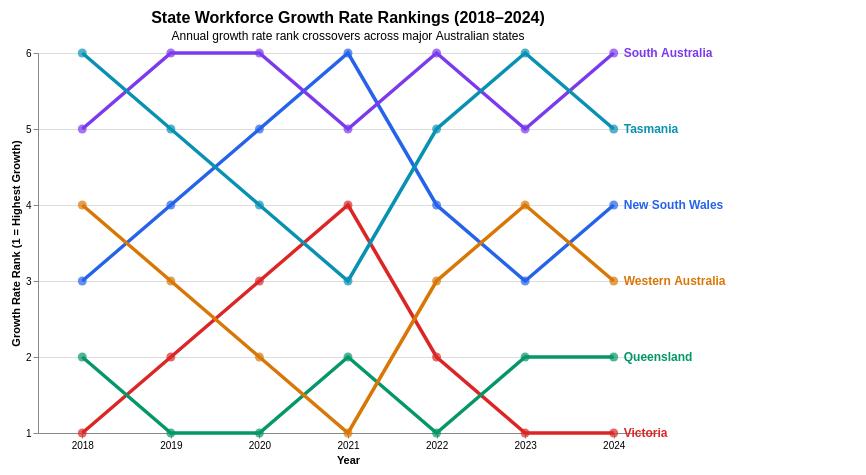

Write the Vega-Lite specification saved for this chart.
### Vega-Lite specification from a JSON file in a GitHub repository (floating-point values rounded to 4 significant figures)
{"$schema": "https://vega.github.io/schema/vega-lite/v5.json", "title": {"text": "State Workforce Growth Rate Rankings (2018–2024)", "subtitle": "Annual growth rate rank crossovers across major Australian states", "fontSize": 16, "subtitleFontSize": 12, "subtitlePadding": 5}, "width": 620, "height": 380, "padding": {"top": 10, "left": 10, "bottom": 10, "right": 140}, "data": {"values": [{"year": "2018", "state": "Victoria", "count": 172100, "rank": 1}, {"year": "2018", "state": "Queensland", "count": 122400, "rank": 2}, {"year": "2018", "state": "New South Wales", "count": 182100, "rank": 3}, {"year": "2018", "state": "Western Australia", "count": 61100, "rank": 4}, {"year": "2018", "state": "South Australia", "count": 47200, "rank": 5}, {"year": "2018", "state": "Tasmania", "count": 15800, "rank": 6}, {"year": "2019", "state": "Queensland", "count": 128900, "rank": 1}, {"year": "2019", "state": "Victoria", "count": 178400, "rank": 2}, {"year": "2019", "state": "Western Australia", "count": 64800, "rank": 3}, {"year": "2019", "state": "New South Wales", "count": 188200, "rank": 4}, {"year": "2019", "state": "Tasmania", "count": 16900, "rank": 5}, {"year": "2019", "state": "South Australia", "count": 49300, "rank": 6}, {"year": "2020", "state": "Queensland", "count": 138900, "rank": 1}, {"year": "2020", "state": "Western Australia", "count": 69800, "rank": 2}, {"year": "2020", "state": "Victoria", "count": 181400, "rank": 3}, {"year": "2020", "state": "Tasmania", "count": 18200, "rank": 4}, {"year": "2020", "state": "New South Wales", "count": 195200, "rank": 5}, {"year": "2020", "state": "South Australia", "count": 52300, "rank": 6}, {"year": "2021", "state": "Western Australia", "count": 73200, "rank": 1}, {"year": "2021", "state": "Queensland", "count": 145100, "rank": 2}, {"year": "2021", "state": "Tasmania", "count": 19100, "rank": 3}, {"year": "2021", "state": "Victoria", "count": 188900, "rank": 4}, {"year": "2021", "state": "South Australia", "count": 54800, "rank": 5}, {"year": "2021", "state": "New South Wales", "count": 201400, "rank": 6}, {"year": "2022", "state": "Queensland", "count": 151200, "rank": 1}, {"year": "2022", "state": "Victoria", "count": 196800, "rank": 2}, {"year": "2022", "state": "Western Australia", "count": 75900, "rank": 3}, {"year": "2022", "state": "New South Wales", "count": 209100, "rank": 4}, {"year": "2022", "state": "Tasmania", "count": 19900, "rank": 5}, {"year": "2022", "state": "South Australia", "count": 57100, "rank": 6}, {"year": "2023", "state": "Victoria", "count": 202400, "rank": 1}, {"year": "2023", "state": "Queensland", "count": 156200, "rank": 2}, {"year": "2023", "state": "New South Wales", "count": 216800, "rank": 3}, {"year": "2023", "state": "Western Australia", "count": 77800, "rank": 4}, {"year": "2023", "state": "South Australia", "count": 58900, "rank": 5}, {"year": "2023", "state": "Tasmania", "count": 20800, "rank": 6}, {"year": "2024", "state": "Victoria", "count": 208352, "rank": 1}, {"year": "2024", "state": "Queensland", "count": 160735, "rank": 2}, {"year": "2024", "state": "Western Australia", "count": 79858, "rank": 3}, {"year": "2024", "state": "New South Wales", "count": 224228, "rank": 4}, {"year": "2024", "state": "Tasmania", "count": 21445, "rank": 5}, {"year": "2024", "state": "South Australia", "count": 60601, "rank": 6}]}, "layer": [{"mark": {"type": "line", "strokeWidth": 3.5, "interpolate": "linear"}, "encoding": {"x": {"field": "year", "type": "ordinal", "title": "Year", "axis": {"labelAngle": 0}}, "y": {"field": "rank", "type": "quantitative", "title": "Growth Rate Rank (1 = Highest Growth)", "scale": {"domain": [1, 6], "sort": "descending"}, "axis": {"tickMinStep": 1}}, "color": {"field": "state", "type": "nominal", "legend": null, "scale": {"domain": ["New South Wales", "Victoria", "Queensland", "Western Australia", "South Australia", "Tasmania"], "range": ["#2563eb", "#dc2626", "#059669", "#d97706", "#7c3aed", "#0891b2"]}}}}, {"mark": {"type": "point", "filled": true, "size": 80}, "encoding": {"x": {"field": "year", "type": "ordinal"}, "y": {"field": "rank", "type": "quantitative"}, "color": {"field": "state", "type": "nominal", "legend": null}, "tooltip": [{"field": "state", "type": "nominal", "title": "State"}, {"field": "year", "type": "ordinal", "title": "Year"}, {"field": "rank", "type": "quantitative", "title": "Growth Rank"}, {"field": "count", "type": "quantitative", "title": "Total Practitioners", "format": ","}]}}, {"transform": [{"filter": "datum.year == '2024'"}], "mark": {"type": "text", "align": "left", "dx": 10, "fontSize": 12, "fontWeight": "bold"}, "encoding": {"x": {"field": "year", "type": "ordinal"}, "y": {"field": "rank", "type": "quantitative"}, "text": {"field": "state", "type": "nominal"}, "color": {"field": "state", "type": "nominal", "legend": null}}}], "config": {"view": {"stroke": null}, "background": "#ffffff"}}
